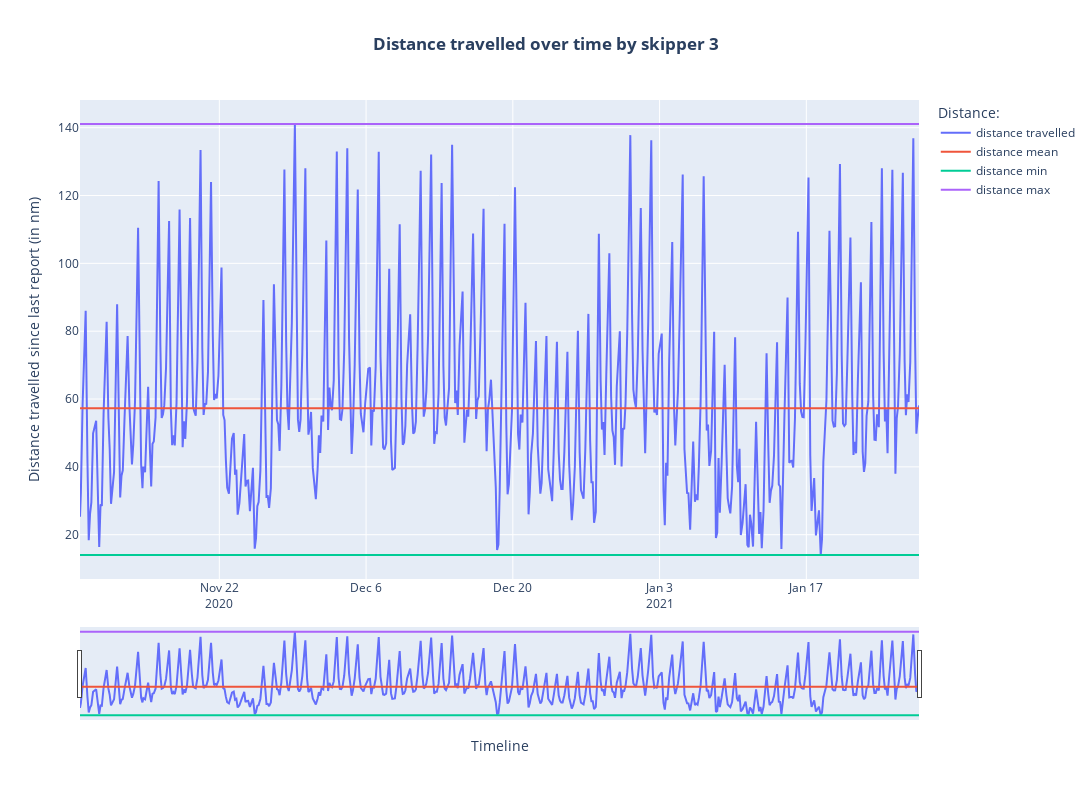

The notebook cell this image was saved under:
### Code cell
skipper_id = 3
df_skipper = get_skipper_timeline(df_skippers_in_race, skipper_id=skipper_id)
df_skipper = df_skipper.set_index('ranking_datetime')
df_skipper = df_skipper.sort_index(ascending=True)
df_skipper.index = pd.to_datetime(df_skipper.index)
df_skipper = df_skipper[['sincelastreport_distance']][1:]


display_skippers_distance_timeline(df_skipper, skipper_id)
df_skipper

### Figure 1 — Plotly figure (JSON) as saved in the notebook; plotly's stock layout.template omitted (floating-point values rounded to 4 significant figures; data arrays with more than 128 entries replaced by an {"elided": "..."} marker saying what was removed)
{"data": [{"marker": {"line": {"width": 1}, "size": 8}, "mode": "lines", "name": "distance travelled", "type": "scatter", "x": {"elided": "482 str values"}, "y": {"elided": "482 float values"}}, {"marker": {"line": {"width": 1}, "size": 8}, "mode": "lines", "name": "distance mean", "type": "scatter", "x": {"elided": "482 str values"}, "y": {"elided": "482 float values"}}, {"marker": {"line": {"width": 1}, "size": 8}, "mode": "lines", "name": "distance min", "type": "scatter", "x": {"elided": "482 str values"}, "y": {"elided": "482 int values"}}, {"marker": {"line": {"width": 1}, "size": 8}, "mode": "lines", "name": "distance max", "type": "scatter", "x": {"elided": "482 str values"}, "y": {"elided": "482 float values"}}], "layout": {"height": 800, "hovermode": "x unified", "legend": {"title": {"text": "Distance:"}}, "title": {"text": "<b>Distance travelled over time by skipper 3</b>", "x": 0.5}, "width": 1200, "xaxis": {"rangeslider": {"thickness": 0.15, "visible": true}, "side": "left", "title": {"text": "Timeline"}}, "yaxis": {"title": {"text": "Distance travelled since last report (in nm)"}}}}
